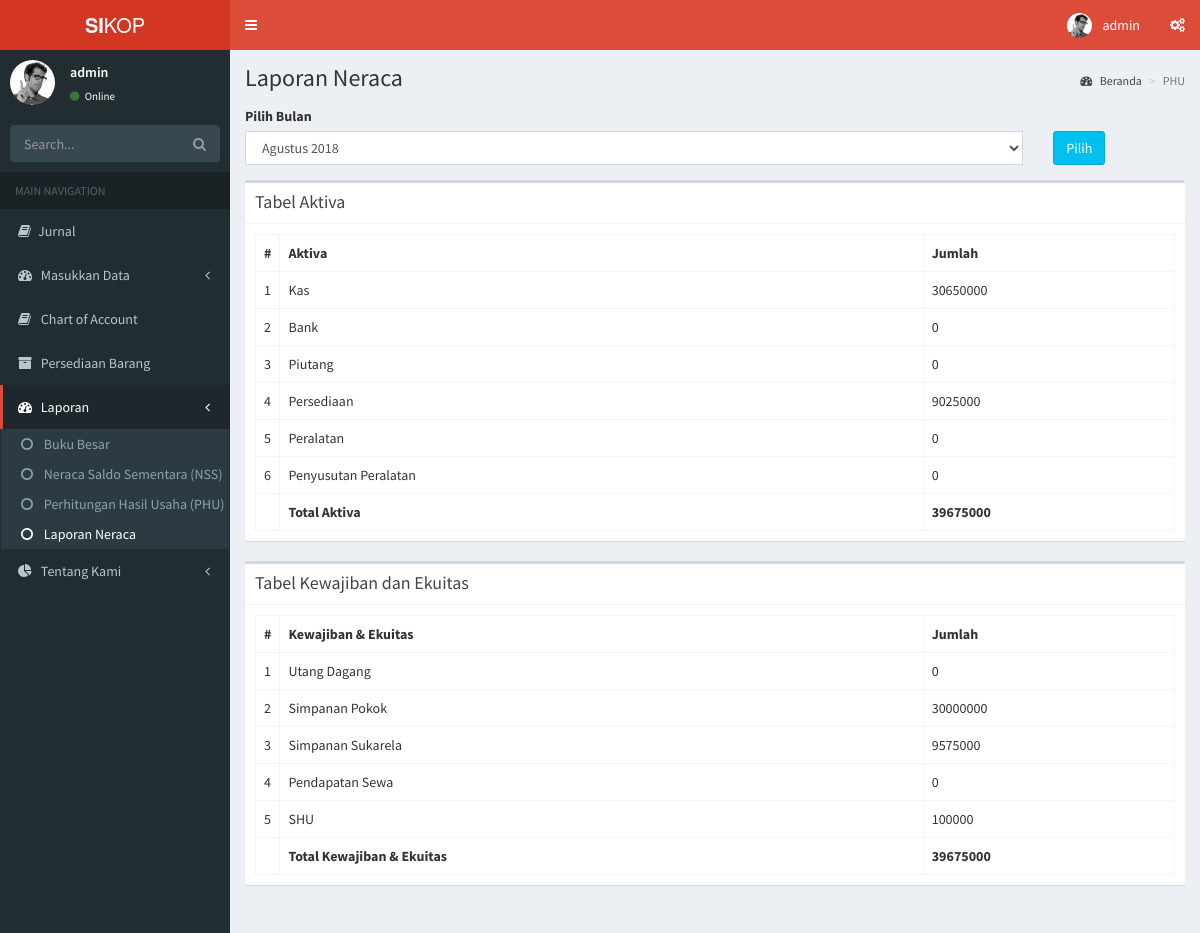
The page /admin/laporan_neraca.php (signed in) on the database its author committed.
### tables this page shows
CREATE TABLE `data_chartofaccount` (
  `id_akun` int(11) NOT NULL,
  `kode` varchar(15) NOT NULL,
  `nama_akun` varchar(100) NOT NULL,
  `keterangan` varchar(100) NOT NULL,
  `saldo_awal` int(15) NOT NULL,
  `saldo` int(15) NOT NULL,
  `saldo_akhir` int(15) NOT NULL,
  `kategori` varchar(5) NOT NULL,
  `phu` varchar(5) NOT NULL,
  `laporan_neraca` varchar(5) NOT NULL
);

### admin/laporan_neraca.php (the view, shortened to what this page needs)
	<?php
include "../config.php";
$result1 = mysqli_query($connect, "SELECT kode,nama_akun,saldo,saldo_akhir,laporan_neraca FROM data_chartofaccount WHERE laporan_neraca=1 ORDER BY laporan_neraca ASC");
$result2 = mysqli_query($connect, "SELECT kode,nama_akun,saldo,saldo_akhir,laporan_neraca FROM data_chartofaccount WHERE laporan_neraca=2 OR laporan_neraca=3 ORDER BY laporan_neraca ASC");
?>
<!DOCTYPE html>
<html>
<head>
  <link rel="stylesheet" href="../bower_components/bootstrap/dist/css/bootstrap.min.css">
  <link rel="stylesheet" href="../bower_components/font-awesome/css/font-awesome.min.css">
  <link rel="stylesheet" href="../bower_components/Ionicons/css/ionicons.min.css">
  <link rel="stylesheet" href="../bower_components/datatables.net-bs/css/dataTables.bootstrap.min.css">
  <link rel="stylesheet" href="../dist/css/AdminLTE.min.css">
  <link rel="stylesheet" href="../dist/css/skins/_all-skins.min.css">
  <link rel="stylesheet" href="../bower_components/morris.js/morris.css">
  <link rel="stylesheet" href="../bower_components/jvectormap/jquery-jvectormap.css">
  <link rel="stylesheet" href="../bower_components/bootstrap-datepicker/dist/css/bootstrap-datepicker.min.css">
  <link rel="stylesheet" href="../bower_components/bootstrap-daterangepicker/daterangepicker.css">
  <link rel="stylesheet" href="../plugins/bootstrap-wysihtml5/bootstrap3-wysihtml5.min.css">
</head>
<body class="hold-transition skin-red sidebar-mini">
	<div class="wrapper">
		<header class="main-header">
			    <a href="index2.html" class="logo">
			      <span class="logo-lg"><b>SI</b>KOP</span>
			    </a>
			    <nav class="navbar navbar-static-top">
			      <a href="#" class="sidebar-toggle" data-toggle="push-menu" role="button">
			      </a>
			      <div class="navbar-custom-menu">
			        <ul class="nav navbar-nav">
			          <li class="dropdown user user-menu">
			            <a href="#" class="dropdown-toggle" data-toggle="dropdown">
			              <img src="../dist/img/user2-160x160.jpg" class="user-image" alt="User Image">
			              <span class="hidden-xs"><?php echo $_SESSION['username']?></span>
			            </a>
			          </li>
			          <li>
			            <a href="#" data-toggle="control-sidebar"><i class="fa fa-gears"></i></a>
			          </li>
			        </ul>
			    	</div>
				</nav>
		</header>
		<aside class="main-sidebar">
		  	<section class="sidebar">
		      <div class="user-panel">
		        <div class="pull-left image">
		          <img src="../dist/img/user2-160x160.jpg" class="img-circle" alt="User Image">
		        </div>
		        <div class="pull-left info">
		          <p><?php echo $_SESSION['username']?></p>
		          <a href="#"><i class="fa fa-circle text-success"></i> Online</a>
		        </div>
		      </div>
		      <form action="#" method="get" class="sidebar-form">
		        <div class="input-group">
		          <input type="text" name="q" class="form-control" placeholder="Search...">
		          <span class="input-group-btn">
		                <button type="submit" name="search" id="search-btn" class="btn btn-flat"><i class="fa fa-search"></i>
		                </button>
		              </span>
		        </div>
		      </form>
		      <ul class="sidebar-menu" data-widget="tree">
		        <li class="header">MAIN NAVIGATION</li>
		        <li>
		        	<a href="jurnal.php"><i class="fa fa-book"></i><span>Jurnal</span></a>
		        </li>
		        <li class="treeview">
		          <a href="#">
		            <i class="fa fa-dashboard"></i> <span>Masukkan Data</span>
		            <span class="pull-right-container">
		              <i class="fa fa-angle-left pull-right"></i>
		            </span>
		          </a>
		        </li>
		        <li>
		        	<a href="list_coa.php"><i class="fa fa-book"></i> <span>Chart of Account</span></a>
		        </li>
		        <li>
		        	<a href="list_barang.php"><i class="fa fa-archive"></i> <span>Persediaan Barang</span></a>
		        </li>
		        <li class="active treeview">
		          <a href="#">
		            <i class="fa fa-dashboard"></i> <span>Laporan</span>
		            <span class="pull-right-container">
		              <i class="fa fa-angle-left pull-right"></i>
		            </span>
		          </a>
		          <ul class="treeview-menu">
		            <li><a href="bukubesar.php"><i class="fa fa-circle-o"></i> Buku Besar</a></li>
		            <li><a href="neraca_sementara.php"><i class="fa fa-circle-o"></i> Neraca Saldo Sementara (NSS)</a></li>
		            <li><a href="perhitungan_hasil_usaha.php"><i class="fa fa-circle-o"></i> Perhitungan Hasil Usaha (PHU)</a></li>
		            <li class="active"><a href="perhitungan_hasil_usaha.php"><i class="fa fa-circle-o"></i> Laporan Neraca</a></li>
		          </ul>
		        </li>
		        <li class="treeview">
		          <a href="#">
		            <i class="fa fa-pie-chart"></i>
		            <span>Tentang Kami</span>
		            <span class="pull-right-container">
		              <i class="fa fa-angle-left pull-right"></i>
		            </span>
		          </a>
		        </li>
		      </ul>
		  	</section>
		</aside>
		<div class="content-wrapper">
		    <section class="content-header">
		      <h1>
		        Laporan Neraca
		      </h1>
		      <ol class="breadcrumb">
		        <li><a href="#"><i class="fa fa-dashboard"></i> Beranda</a></li>
		        <li class="active">PHU</li>
		      </ol>
		    </section>
		    <section class="content">
		    	<form action="neraca_sementara.php" class="form-horizontal" method="post" name="form1">
					<label>Pilih Bulan</label>
					<div class="form-group">
						<div class="col-sm-10">
							<select class="form-control" name="nss" value=value=<?php echo $buku_besar;?>>
								<option>Agustus 2018</option>
							</select>
						</div>
						<div class="col-sm-2">
							<button name="Submit" type="submit" class="btn btn-info pull-left">Pilih</button>
						</div>
					</div>
				</form>
		    	<div class="row">
		    		<div class="col-xs-12">
				          <div class="box">
				            <div class="box-header with-border">
				              <h3 class="box-title">Tabel Aktiva</h3>
				            </div>
				            <div class="box-body">
				              <table class="table table-bordered">
				                <tbody>
				                	<tr>
				                  <th style="width: 10px">#</th>
				                  <th style="width: 70%">Aktiva</th>
						          <th>Jumlah</th>
				                </tr>
				                <?php
 								$number = 1;
 								$sub_debit = 0;
							    while($user_data = mysqli_fetch_array($result1)) {
							        echo "<tr>";
							        echo "<td>".$number."</td>";
							        echo "<td>".$user_data['nama_akun']."</td>";
							        echo "<td>".$user_data['saldo']."</td>";
							        $sub_debit += $user_data['saldo'];
							        ++$number;
							    }
							    ?>
					              </tbody>
					              <tfoot>
					              	<th></th>
					              	<th>Total Aktiva</th>
					              	<th><?php echo $sub_debit ?></th>
					              </tfoot>
					          </table>
				            </div>
				          </div>
				          <div class="box">
				            <div class="box-header with-border">
				              <h3 class="box-title">Tabel Kewajiban dan Ekuitas</h3>
				            </div>
				            <div class="box-body">
				              <table class="table table-bordered">
				                <tbody>
				                	<tr>
					                  <th style="width: 10px">#</th>
					                  <th style="width: 70%">Kewajiban & Ekuitas</th>
						              <th>Jumlah</th>
					                </tr>
				                <tr>
				                	<?php
 								$number = 1;
 								$sub_kredit = 0;
							    while($user_data = mysqli_fetch_array($result2)) {
							        echo "<tr>";
							        echo "<td>".$number."</td>";
							        echo "<td>".$user_data['nama_akun']."</td>";
							        echo "<td>".$user_data['saldo']."</td>";
							        $sub_kredit += $user_data['saldo'];
							        ++$number;
							    }
							    ?>
				              </tbody>
				              <tfoot>
				              	<th></th>
				              	<th>Total Kewajiban & Ekuitas</th>
				              	<th><?php echo $sub_kredit ?></th>
				              </tfoot>
				          </table>
				            </div>
				          </div>
				        </div>
			      </div>
		    </section>
	 	</div>
	</div>
</body>
</html>

### rows shown on the page
data_chartofaccount: nama_akun "Kas", saldo "30650000"
data_chartofaccount: nama_akun "Bank", saldo "0"
data_chartofaccount: nama_akun "Piutang", saldo "0"
data_chartofaccount: nama_akun "Persediaan", saldo "9025000"
data_chartofaccount: nama_akun "Peralatan", saldo "0"
data_chartofaccount: nama_akun "Penyusutan Peralatan", saldo "0"
data_chartofaccount: nama_akun "Utang Dagang", saldo "0"
data_chartofaccount: nama_akun "Simpanan Pokok", saldo "30000000"
data_chartofaccount: nama_akun "Simpanan Sukarela", saldo "9575000"
data_chartofaccount: nama_akun "Pendapatan Sewa", saldo "0"
data_chartofaccount: nama_akun "SHU", saldo "100000"

### other values the page prints
$_SESSION['username'] "admin"
$sub_debit "39675000"
$sub_kredit "39675000"
